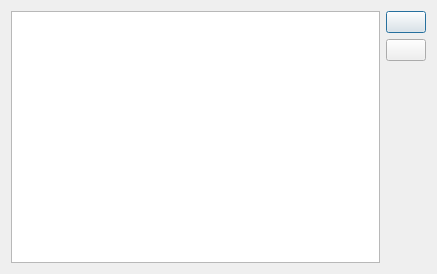
<?xml version="1.0" encoding="UTF-8"?>
<ui version="4.0">
 <class>TaskSchedulerDialog</class>
 <widget class="QDialog" name="TaskSchedulerDialog">
  <property name="geometry">
   <rect>
    <x>0</x>
    <y>0</y>
    <width>437</width>
    <height>274</height>
   </rect>
  </property>
  <property name="windowTitle">
   <string>Dialog</string>
  </property>
  <layout class="QHBoxLayout" name="horizontalLayout">
   <item>
    <widget class="QTableView" name="tableView"/>
   </item>
   <item>
    <layout class="QVBoxLayout" name="verticalLayout">
     <item>
      <widget class="QPushButton" name="addButton">
       <property name="text">
        <string/>
       </property>
       <property name="icon">
        <iconset resource="resources.qrc">
         <normaloff>:/appimages/add_48x48.png</normaloff>:/appimages/add_48x48.png</iconset>
       </property>
       <property name="iconSize">
        <size>
         <width>24</width>
         <height>24</height>
        </size>
       </property>
      </widget>
     </item>
     <item>
      <widget class="QPushButton" name="deleteButton">
       <property name="text">
        <string/>
       </property>
       <property name="icon">
        <iconset resource="resources.qrc">
         <normaloff>:/appimages/delete_all._48x48png</normaloff>:/appimages/delete_all._48x48png</iconset>
       </property>
       <property name="iconSize">
        <size>
         <width>24</width>
         <height>24</height>
        </size>
       </property>
      </widget>
     </item>
     <item>
      <spacer name="verticalSpacer">
       <property name="orientation">
        <enum>Qt::Vertical</enum>
       </property>
       <property name="sizeHint" stdset="0">
        <size>
         <width>20</width>
         <height>40</height>
        </size>
       </property>
      </spacer>
     </item>
    </layout>
   </item>
  </layout>
 </widget>
 <resources>
  <include location="resources.qrc"/>
 </resources>
 <connections/>
</ui>
